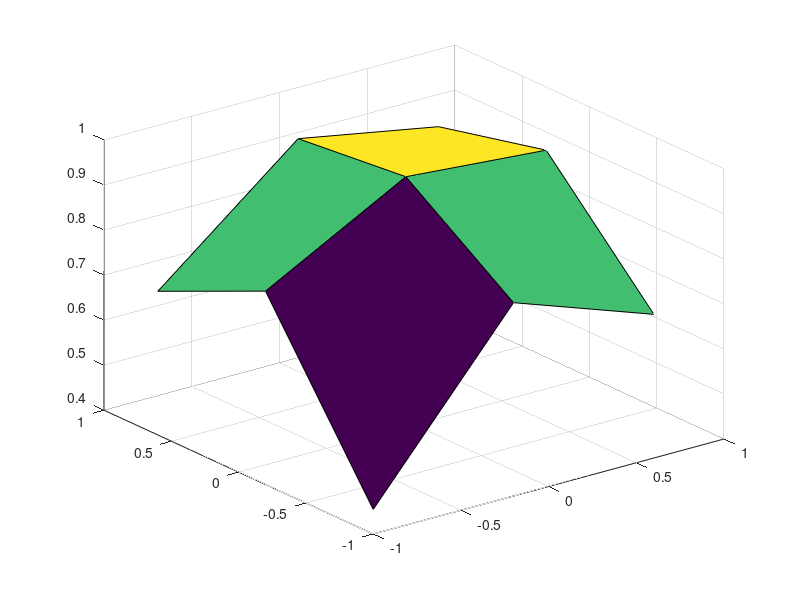

This figure's MATLAB source: (Note: this script raises an error after producing the figure.)
close all
clear all
clc

[x,y] = ndgrid(-1:0.8:1);
z = sin(x.^2 + y.^2) ./ (x.^2 + y.^2);
surf(x,y,z)

F = griddedInterpolant(x,y,z);
hold on

% Interpolated point
xq = -0.569;
yq = -0.569;
zq = F(xq, yq);    % evaluate interpolated z value

% Plot the interpolated point in 3D
plot3(xq, yq, zq, 'ro', 'MarkerFaceColor', 'r', 'MarkerSize', 8)


%%
[X,Y] = meshgrid(-3:3);
V = peaks(X,Y);

figure
surf(X,Y,V)
title('Original Sampling');

G = griddedInterpolant(X',Y',V');

% Interpolated point
xq = -0.569;
yq = -0.569;
zq = F(xq, yq);    % evaluate interpolated z value

%% Trying peaks in toolbox
aperture = 120;  % clear aperture diameter (mm)

% Create a container for optical elements
bench = Bench;

surf = GeneralLens();
surf.r       = [0 0 0];
surf.D = aperture;               % was 6; you set aperture = 120
surf.glass = {'air','mirror'};   % was {'air','glass'}
surf.funch   = @peaks_funch;
surf.funca   = struct('scale', 1, 'yScale', 1, 'zScale', 1, 'offset', 0);

bench.append(surf);

% Place a screen close to the focal region created by the sinusoidal sag.
% Positioning the screen nearer to the mirror (compared with the initial
% demonstration) makes the interference/fringe pattern clearly visible.
screen_distance = -15;




% Match the screen extent to the mirror diameter so that the captured
% heat-map can fill the frame when the mirror aperture is increased.
screen_size = aperture;
screen = Screen( [ screen_distance 0 0 ], screen_size, screen_size, 512, 512 );
screen.rotate( [ 0 1 0 ], pi );
bench.append( screen );


% Generate a collimated bundle of rays aimed at the mirror. The bundle
% diameter is matched to the clear aperture of the surface. Increase both
% the aperture and bundle diameter together to enlarge the mirror footprint.
nrays = 100;
source_pos = [ -150 0 0 ];
incident_dir = [ 1 0 0 ];
bundle_diameter = aperture;
rays_in = Rays( nrays, 'collimated', source_pos, incident_dir, bundle_diameter, 'hexagonal' );
rays_through = bench.trace( rays_in );
bench.draw( rays_through, 'lines', [], 2 );

% Example funch for a peaks-shaped surface x = s(y,z)
function out = peaks_funch(y, z, P, mode)
% y, z column vectors. P holds params like scale, offset, input scaling.
    if nargin < 4, mode = 0; end
    if isempty(P), P = struct('scale',1,'yScale',1,'zScale',1,'offset',0); end

    Y = y / P.yScale;
    Z = z / P.zScale;

    % sag along x
    s = P.scale * peaks(Y, Z) + P.offset;  % peaks(Y,Z) is allowed in MATLAB
                                           % (scalar- or array-valued)
    if mode == 0
        out = s;                           % return sag x = s(y,z)
    else
        % numerical partials for the normal
        h  = 1e-6;
        sY = P.scale * peaks(Y + h, Z) + P.offset;
        sZ = P.scale * peaks(Y, Z + h) + P.offset;
        dsy = (sY - s) / h / P.yScale;     % ∂s/∂y (chain rule for scaling)
        dsz = (sZ - s) / h / P.zScale;     % ∂s/∂z

        n = [ones(size(y)), -dsy, -dsz];   % [1, -sy, -sz]
        n = n ./ sqrt(sum(n.^2,2));        % unit normals
        out = n;
    end
end